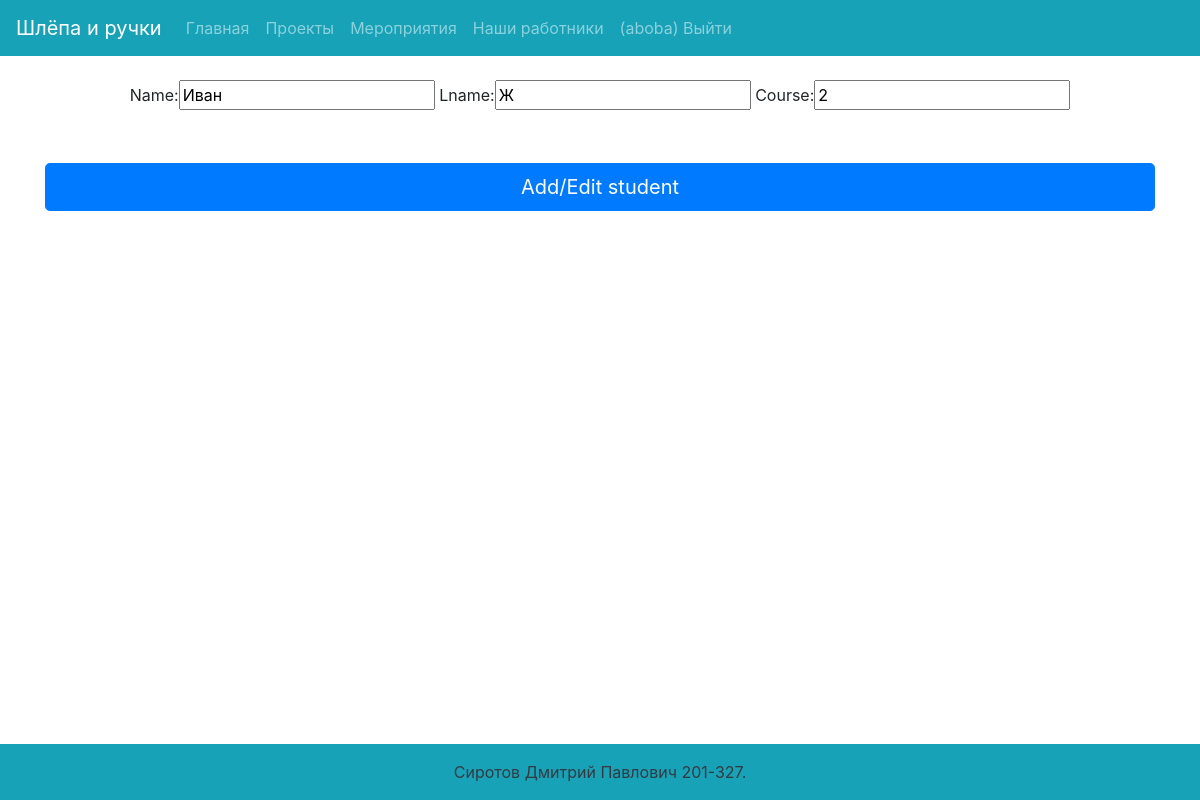
Page /updateStudent/2/ (signed in) on the committed database.
### accs/models.py (models this page shows, shortened)
class Student(models.Model):
    name = models.CharField(max_length=200, null=True)
    lname = models.CharField(max_length=200, null=True)
    course = models.IntegerField(null=True)
    date_created= models.DateTimeField(auto_now_add=True, null=True)
    history = HistoricalRecords()

### accs/views.py (the view)
# urls.py: path('updateStudent/<str:pk>/', views.updateStudent, name="updateStudent"),
@login_required
def updateStudent(req, pk):
    upd_student = Student.objects.get(id=pk)
    form = StudentForm(instance=upd_student)
    if req.method == 'POST':
        form = StudentForm(req.POST, instance=upd_student)
        if form.is_valid():
            form.save()
            return redirect('/students/')
    ctx = {'form':form}
    return render(req, 'accs/studentForm.html', ctx)

### accs/forms.py
class StudentForm(forms.ModelForm):
    class Meta:
        model = Student
        fields = '__all__'

### accs/templates/accs/studentForm.html (shortened to what this page needs)
{% extends 'accs/main.html' %}
{% block content %}
<form action="" method="POST">
    <div class="form-group row">
        <div class="container text-center">
            <div class="p-4">
                {{form}}
            </div>
        <button type="submit" class="btn btn-primary btn-lg btn-block my-4">Add/Edit student</button>
      </div>
    </div>
  </form>
{% endblock %}

### accs/templates/accs/nav.html (shortened to what this page needs)
<nav class="navbar navbar-expand-lg navbar-dark bg-info ">
    <a class="navbar-brand" href="#">Шлёпа и ручки</a>
    <div style="color:olive;" class="collapse navbar-collapse" id="navbarNavAltMarkup" >
      <div class="navbar-nav">
        <a class="nav-item nav-link" href="/">Главная</a>
        <a class="nav-item nav-link" href="/projects/">Проекты</a>
        <a class="nav-item nav-link" href="/events/">Мероприятия</a>
        <a class="nav-item nav-link" href="/students/">Наши работники</a>
        {% if user.is_authenticated %}
          <a class="nav-item nav-link" href="{% url 'logout'%}?next={{request.path}}">({{ user.get_username }}) Выйти </a>
        {% else %}
          <a class="nav-item nav-link" href="{% url 'login'%}?next={{request.path}}">Войти</a>
        {% endif %}
      </div>
    </div>
  </nav>

### rows in the picture
Student: name "Иван", lname "Ж", course "2"

### other values in the picture
{{ user.get_username }} "aboba"
